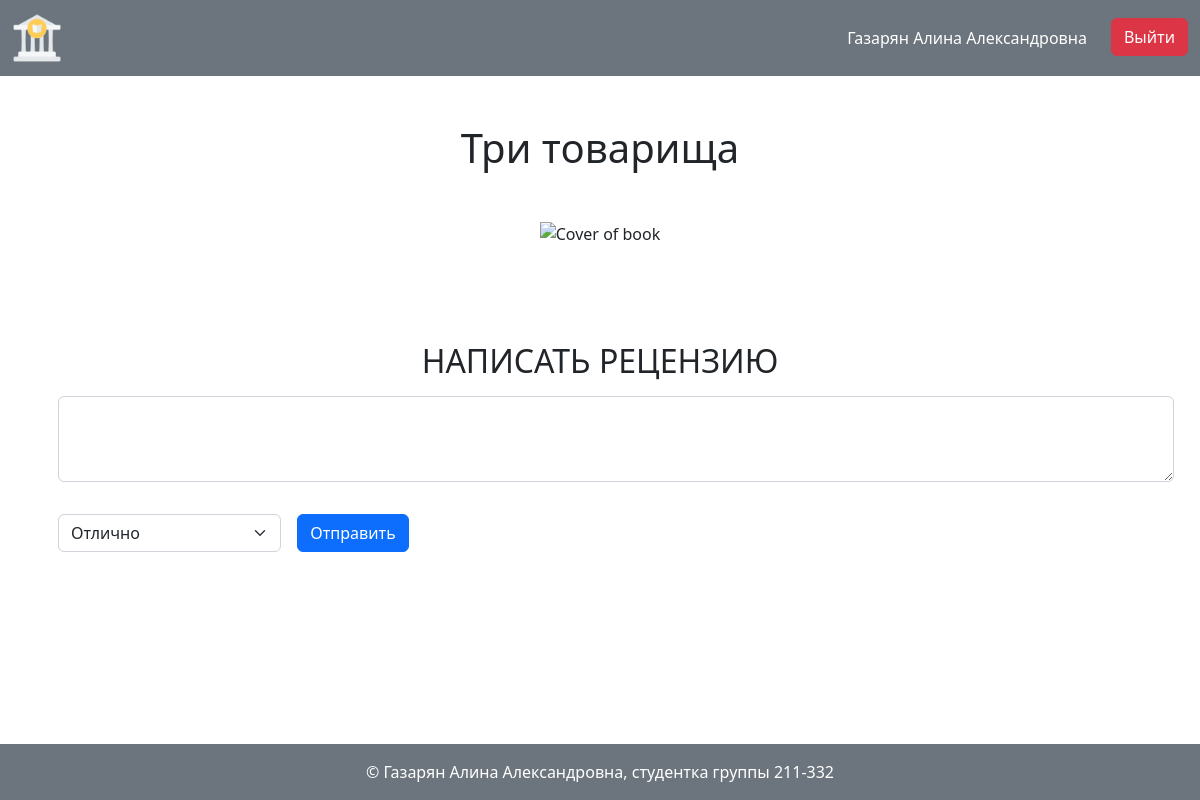
/book/2/review_add (signed in), run on an earlier commit of the app's database.
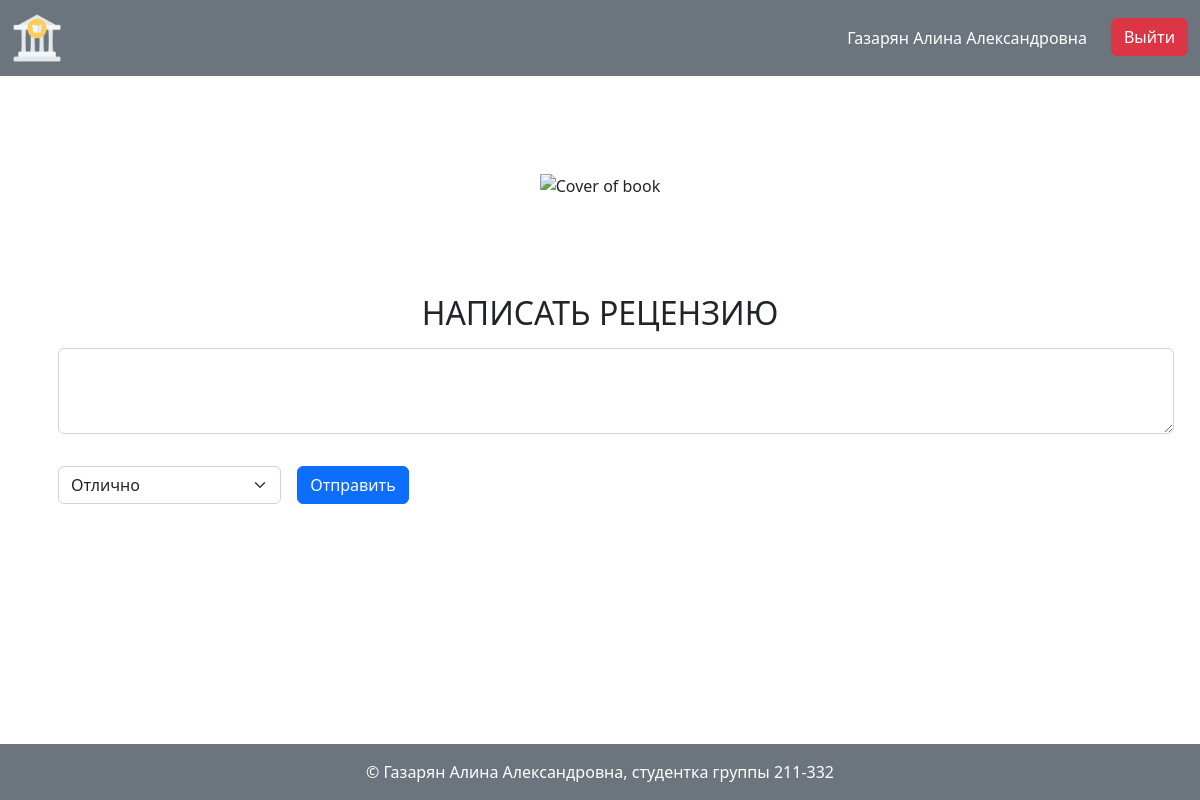
And on a later commit of the database.
### models.py (models this page shows, shortened)
class Book(db.Model):
    __tablename__='books'
    id: Mapped[int]=mapped_column(primary_key=True)
    name: Mapped[str]=mapped_column(String(100), unique=True)
    short_desc: Mapped[str]=mapped_column(Text, nullable=False)
    year: Mapped[int]=mapped_column(String(10), nullable=False)
    publisher: Mapped[str]=mapped_column(String(100), nullable=False)
    author: Mapped[str]=mapped_column(String(100), nullable=False)
    volume: Mapped[int]=mapped_column(nullable=False)
    cover_id: Mapped[int]=mapped_column(ForeignKey('images.id'))
    review_of_book: Mapped[List['Review']]=relationship(back_populates='book')

### book.py (the view, shortened to what this page needs)
@bp.route('/<int:book_id>/review_add', methods=['GET', 'POST'])
@login_required
def review_add(book_id):
    book = db.session.query(Book).filter(Book.id == book_id).first()
    return render_template('review_add.html', book=book)

### auth.py (called while the page is built)
def load_user(user_id):
    user = db.session.execute(db.select(User).filter_by(id=user_id)).scalar()
    return user

### templates/review_add.html (shortened to what this page needs)
{% extends 'base.html' %}
{% block content %}
<div class="title-area position-relative">
    <div class="h-100 w-100 py-5 d-flex text-center position-relative">
        <div class="m-auto">
            <h1 class="title mb-5 font-weight-bold">{{ book.name }}</h1>
            <img src="{{ url_for('image', image_id=book.cover_id) }}" alt="Cover of book" height="400">
        </div>
    </div>
</div>
<div class="container mt-5">
    <section class="add-review my-5">
        <h2 class="mb-3 text-center text-uppercase font-weight-bold">Написать рецензию</h2>
        <form action="#" method="POST">
            <textarea class="form-control my-3 px-2 ms-3" id="review-text" name="text" rows="3"></textarea>
            <div class="d-flex align-items-center gap-3 w-100">
                <select class="form-select ms-3 my-3" id="review-rating" name="mark">
                    <option value="5" selected>Отлично</option>
                </select>
                <div class="add-review-button">
                    <button type="submit" class="btn btn-primary mb-3 ms-3 me-auto">Отправить</button>
                </div>
            </div>
        </form>
    </section>
</div>
{% endblock %}

What changed in the data, as far as the page shows it:
removed Book: name "Три товарища"
